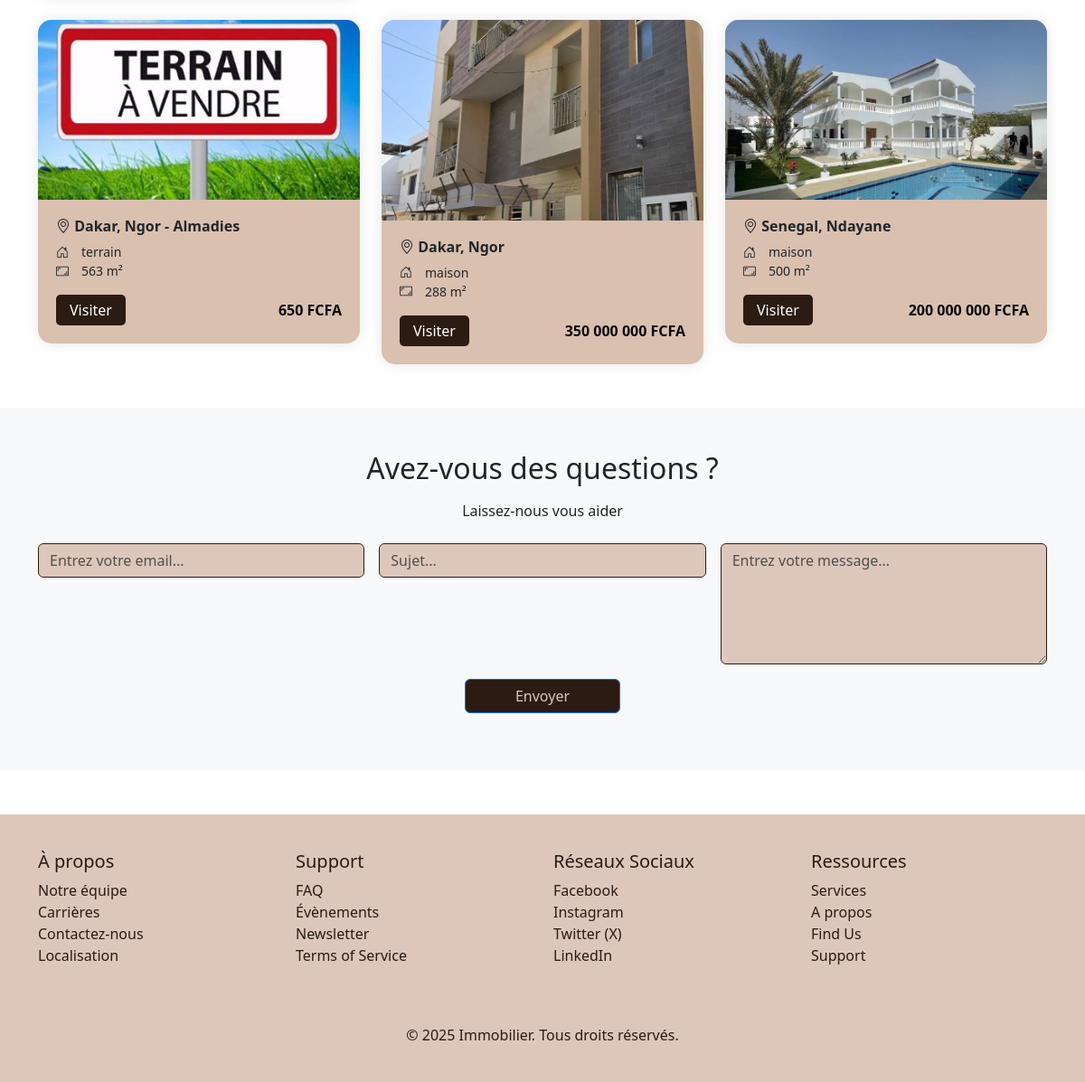
Page /pages/biens.php (signed in, lower part) on the earlier database version.
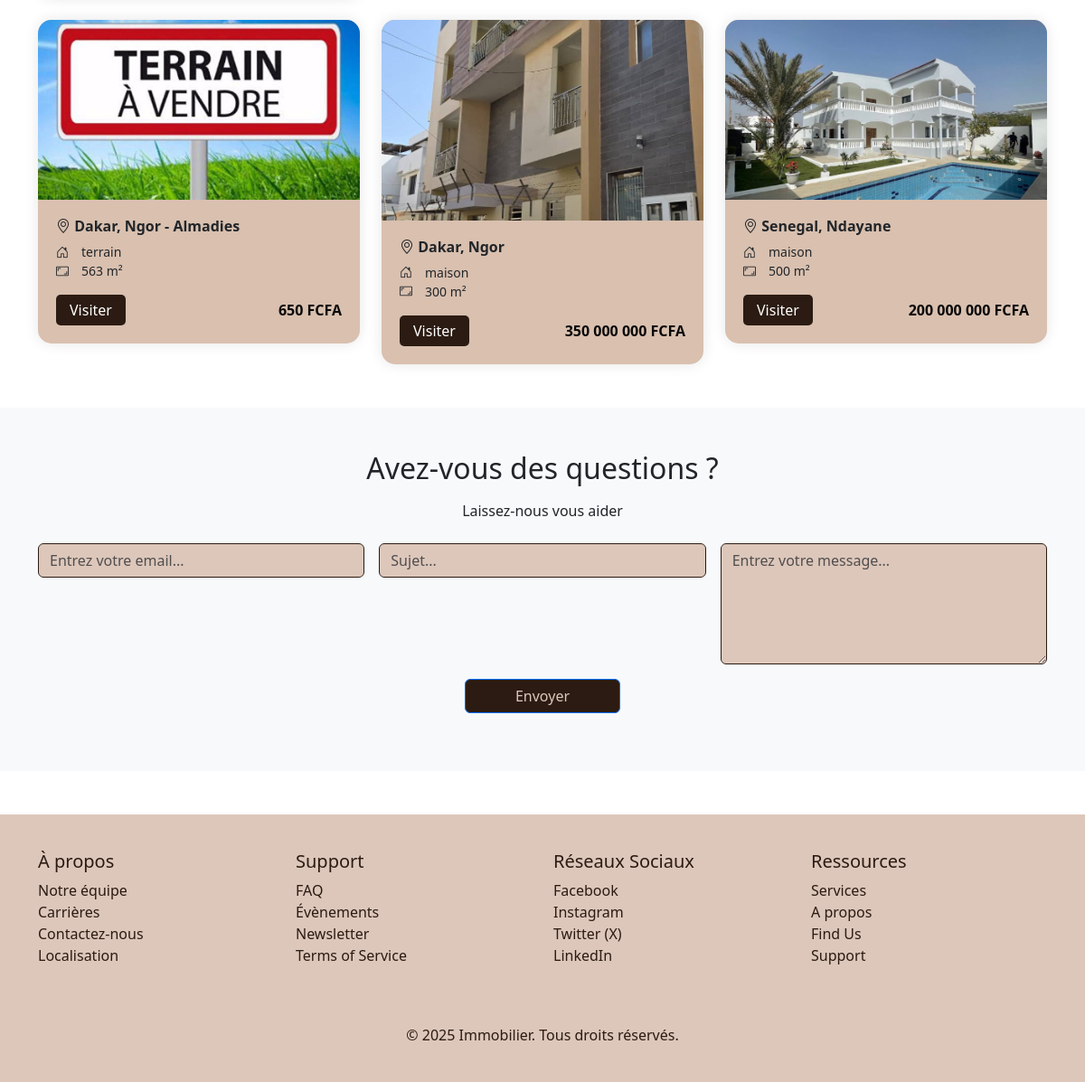
Same page on the later database version.
### tables this page shows
CREATE TABLE `bien` (
  `idbien` int(11) NOT NULL,
  `titre` varchar(100) NOT NULL,
  `description` text NOT NULL,
  `photo` varchar(255) NOT NULL,
  `type` varchar(100) NOT NULL,
  `surface` double NOT NULL,
  `prix` double NOT NULL,
  `localisation` varchar(255) NOT NULL,
  `status` varchar(100) NOT NULL,
  `date_creation` datetime NOT NULL DEFAULT current_timestamp()
);

### CRUD/biendModel.php (called while the page is built, shortened)
<?php
require_once("con_db.php");
function getAllBiens()
{
    global $con;
    $sql = "SELECT * FROM bien";
    $result = $con->query($sql);
    if ($result) {
        return $result->fetch_all(MYSQLI_ASSOC);
    } else {
        return [];
    }
}
?>

### pages/biens.php (the view, shortened to what this page needs)
<?php
include_once("../CRUD/biendModel.php");
$biens = getAllBiens();
?>
<!DOCTYPE html>
<html lang="fr">
<head>
  <link href="https://cdn.jsdelivr.net/npm/bootstrap@5.3.3/dist/css/bootstrap.min.css" rel="stylesheet">
  <link href="https://cdn.jsdelivr.net/npm/bootstrap-icons@1.10.5/font/bootstrap-icons.css" rel="stylesheet">
  <link rel="stylesheet" href="/project_immo/css/biens.css" />
</head>
<body>
  <div class="container py-5">
    <div class="row g-4 justify-content-center">
      <?php
      foreach ($biens as $bien) : ?>
        <div class="col-md-4">
          <div class="property-card">
            <img src="http://localhost/project_immo/CRUD/<?= $bien['photo'] ?>" class="property-img" alt="<?= $bien['titre'] ?>">
            <div class="property-info">
              <h6><i class="bi bi-geo-alt"></i> <?= htmlspecialchars($bien['localisation']) ?></h6>
              <div class="icon-text"><i class="bi bi-house-door"></i> <?= htmlspecialchars($bien['type']) ?></div>
              <div class="icon-text"><i class="bi bi-aspect-ratio"></i> <?= htmlspecialchars($bien['surface']) ?> m²</div>
              <div class="d-flex justify-content-between align-items-center mt-3">
                <a href="detail_bien.php?id=<?= $bien['idbien'] ?>" class="btn-visit">Visiter</a>
                <span class="price"><?= number_format($bien['prix'], 0, ',', ' ') ?> FCFA</span>
              </div>
            </div>
          </div>
        </div>
      <?php endforeach; ?>
    </div>
  </div>
  <?php
  include_once '../pages/footer.php';
  ?>
</body>
</html>

Differences in the rows shown:
changed bien "Dakar, Ngor": surface "288" → "300"
